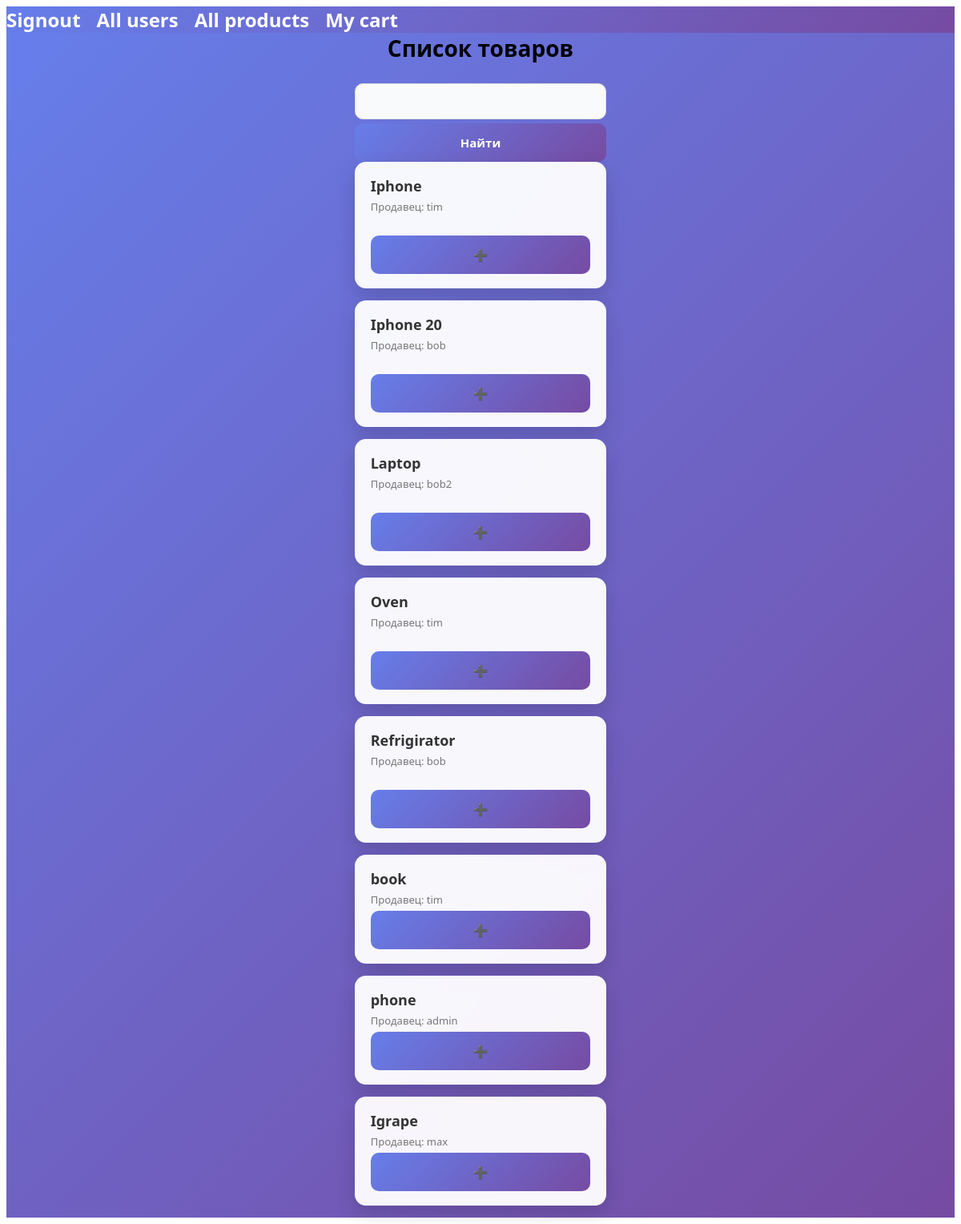
The page /shop/all_products/ (signed in) on the database as committed earlier.
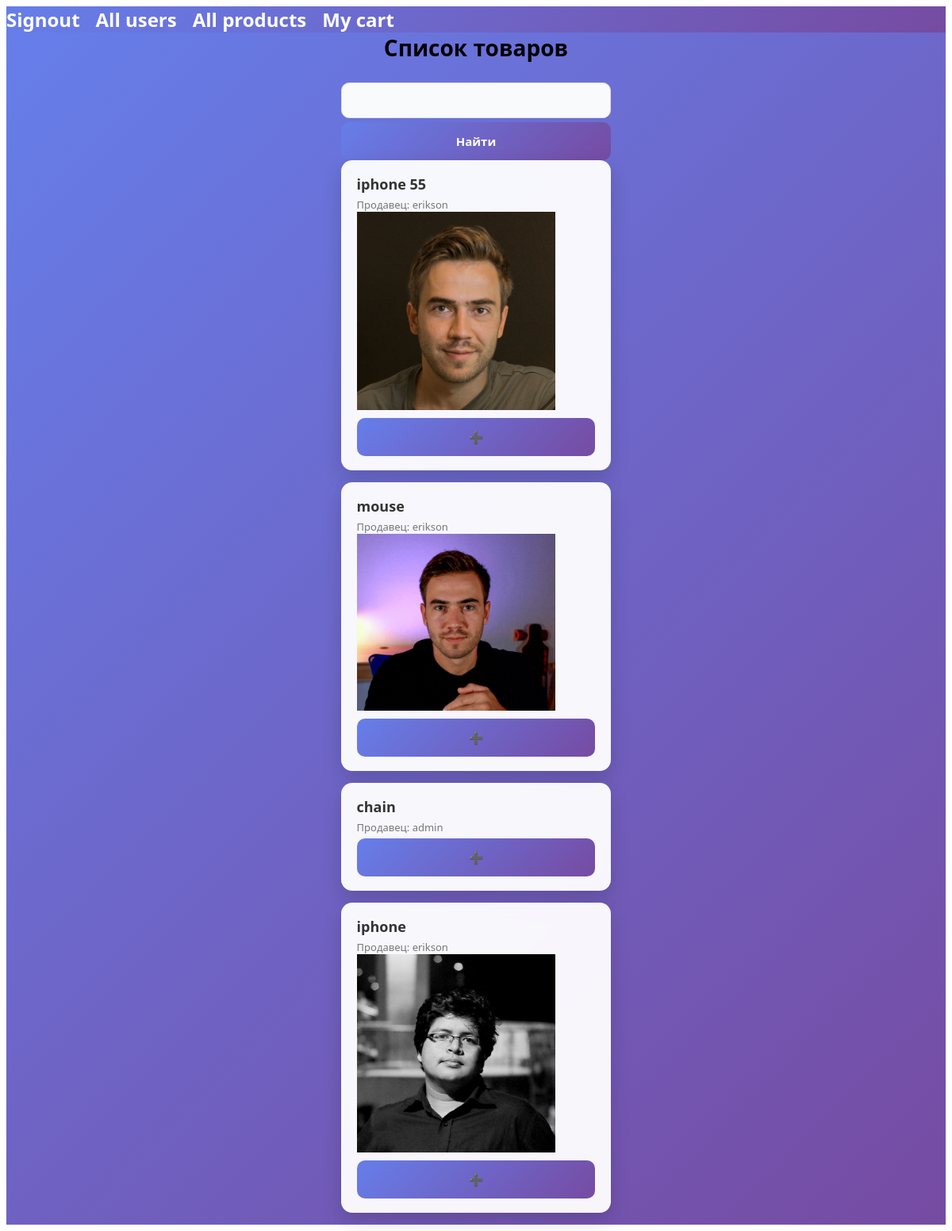
The same page on the database as committed later.
### shop/models.py (models this page shows, shortened)
class Product(models.Model):
    title = models.CharField(max_length=150)
    category_id = models.ForeignKey(
        Category,
        on_delete=models.SET_NULL,
        null=True,
        blank=True)
    description =models.TextField()
    stock_units = models.PositiveBigIntegerField(default=0)
    price = models.DecimalField(max_digits=10,decimal_places=2)
    seller_id = models.ForeignKey(Seller,on_delete=models.CASCADE)
    discount = models.PositiveBigIntegerField(default=0)

class ProductImages(models.Model):
    product_id = models.ForeignKey(Product,on_delete=models.CASCADE)
    image = models.ImageField(upload_to=f'Products/')
    is_main = models.BooleanField(default=False)

### users/models.py (models this page shows, shortened)
class Seller(models.Model):
    user = models.OneToOneField(CustomerUser,on_delete=models.CASCADE)
    rating = models.DecimalField(max_digits=3,decimal_places=2,default=0.0)
    balance = models.DecimalField(max_digits=12,decimal_places=2,default=0.0)
    def __str__(self):
        return self.user.username

class CustomerUser(AbstractUser):
    photo = models.ImageField(blank=True,null=True,help_text='Фото профиля (рекомендуемые размер 400x400)',upload_to='user_photos/')
    USER_ROLES = (('customer','Покупатель'),
                  ('seller',"Продавец"))
    role = models.CharField(max_length=20,choices=USER_ROLES, default='customer')
    phone_number = models.CharField(max_length=32,blank=False,null=False)
    @property
    def is_seller(self):
        return self.role == 'seller'

### users/views.py (the view)
    def wrapper(request,*args,**kwargs):
        if request.user.is_authenticated:
            return func(request,*args,**kwargs)
        return redirect('users:signin')

### shop/views.py (called while the page is built)
@login_required
def all_products(request):
    my_products = Cart.objects.filter(user_id=request.user)
    if request.method =='POST':
        title = request.POST.get('title').strip()
        all_products = Product.objects.filter(title__icontains=title)
        all_images=ProductImages.objects.filter(is_main=True)
    else:
        all_products = Product.objects.all()
        all_images=ProductImages.objects.filter(is_main=True)
    return render(request,'all_products.html',{'all_products':all_products,'all_images':all_images,'my_products':my_products})

### users/views.py (called while the page is built)
def login_required(func):
    def wrapper(request,*args,**kwargs):
        if request.user.is_authenticated:
            return func(request,*args,**kwargs)
        return redirect('users:signin')
    return wrapper

### shop/templates/all_products.html (shortened to what this page needs)
{% extends 'base.html' %}
{% load static %}
{% block style %} <link rel="stylesheet" href="{% static 'css/style.css' %}"> {% endblock %}
{% block content %}
<div class="container">
    <div class="title">Список товаров</div>
    <form method="post">
        <input name="title" type="text">
        <button>Найти</button>
    </form>
    {% for product in all_products %}
        <div id="ono {{ product.id }}" class="product">
            <div class="product-title">{{ product.title }}</div>
            <div class="product-seller">Продавец: {{ product.seller_id }}</div>
            {% for img in all_images %}
                {% if img.product_id == product %}
                    <img src="{{ img.image.url }}" alt="">
                {% endif %}
            {% endfor %}
                 <button id="add {{ product.id }}" class="btn" data-url = "{% url 'shop:add_cart' product.id %}">
                ➕
            </button>
        </div>
    {% endfor %}
{% endblock %}

### users/templates/base.html (shortened to what this page needs)
{% load static %}
<!DOCTYPE html>
<html lang="en">
<head>
    {% block style %} <link rel="stylesheet" href="{% static 'css/style.css' %}"> {% endblock %}
</head>
<body>
    <header>
        {% if request.user.is_authenticated %}
        <a href="{% url 'users:signout' %}">Signout</a>
        <a href="{% url 'users:get_all_users' %}">All users</a>
        <a href="{% url 'shop:all_products' %}">All products</a>
        <a href="{% url 'shop:my_cart' %}">My cart</a>
        {% else %}
        <a href="{% url 'users:signin' %}">Signin</a>
        <a href="{% url 'users:signup' %}">Signup</a>
        {% endif %}
    </header>
    <main>
        {% block content %}
        {% endblock %}
    </main>
</body>
</html>

### users/static/css/style.css (style rules this page uses)
* { box-sizing: border-box; font-family: 'Segoe UI', Tahoma, sans-serif; }
img { width: 250px; }
main { margin: 0; min-height: 100vh; font-family: 'Segoe UI', Tahoma, sans-serif; background: linear-gradient(135deg, #667eea, #764ba2); display: flex; align-items: center; justify-content: center; }
header { display: flex; background: linear-gradient(135deg, #667eea, #764ba2); font-size: 24px; font-weight: 600; gap: 20px; }
header>a { color: white; text-decoration: none; }
.title { text-align: center; font-size: 24px; font-weight: 600; margin-bottom: 20px; color: #333; }
input, textarea, select { width: 100%; padding: 12px 14px; border-radius: 10px; border: 1px solid #ddd; font-size: 14px; background: #f9fafc; transition: all 0.25s ease; }
button { width: 100%; padding: 14px; border-radius: 10px; border: none; background: linear-gradient(135deg, #667eea, #764ba2); color: #fff; font-size: 15px; font-weight: 600; cursor: pointer; transition: all 0.3s ease; margin-top: 5px; }
.container { max-width: 700px; margin: auto; }
.title { color: black; font-size: 28px; font-weight: 600; margin-bottom: 25px; text-align: center; }
.product { background: rgba(255, 255, 255, 0.95); backdrop-filter: blur(10px); border-radius: 14px; padding: 18px 20px; margin-bottom: 15px; box-shadow: 0 10px 25px rgba(0, 0, 0, 0.15); transition: all 0.25s ease; }
.product-title { font-size: 18px; font-weight: 600; color: #333; margin-bottom: 5px; }
.product-seller { font-size: 13px; color: #777; }

Rows that differ between the two databases and show on the page:
removed Product: title "Iphone", seller_id "tim"
removed Product: title "Iphone 20", seller_id "bob"
removed Product: title "Laptop", seller_id "bob2"
removed Product: title "Oven", seller_id "tim"
removed Product: title "Refrigirator", seller_id "bob"
removed Product: title "book", seller_id "tim"
removed Product: title "phone", seller_id "admin"
removed Product: title "Igrape", seller_id "max"
added Product: title "iphone 55", seller_id "erikson"
added ProductImages: image (picture), shown under "iphone 55"
added Product: title "mouse", seller_id "erikson"
added ProductImages: image (picture), shown under "mouse"
added Product: title "chain", seller_id "admin"
added Product: title "iphone", seller_id "erikson"
added ProductImages: image (picture), shown under "iphone"
